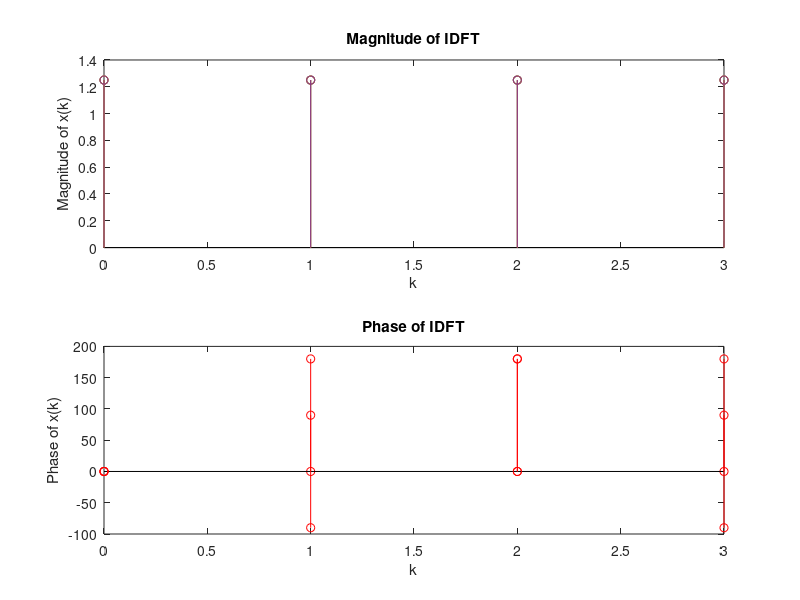

MATLAB code to generate this figure:
%% IDFT
clc
clear all
N=4;
k=0:1:N-1;
n=0:1:N-1;
WN=exp(j*2*pi/N);
WN_nk=WN.^(n'*k);
X=input('enter the dft');
X_t=X';
x=(1/N)*(WN_nk*X_t);
mag_x=abs(x);
phase_x=angle(x)*180/pi;
%% Plotting 
subplot(2,1,1);
stem(k,mag_x)
xlabel('k');
ylabel('Magnitude of x(k)');
title('Magnitude of IDFT');
subplot(2,1,2);
stem(k,phase_x,'r')
xlabel('k');
ylabel('Phase of x(k)');
title('Phase of IDFT');